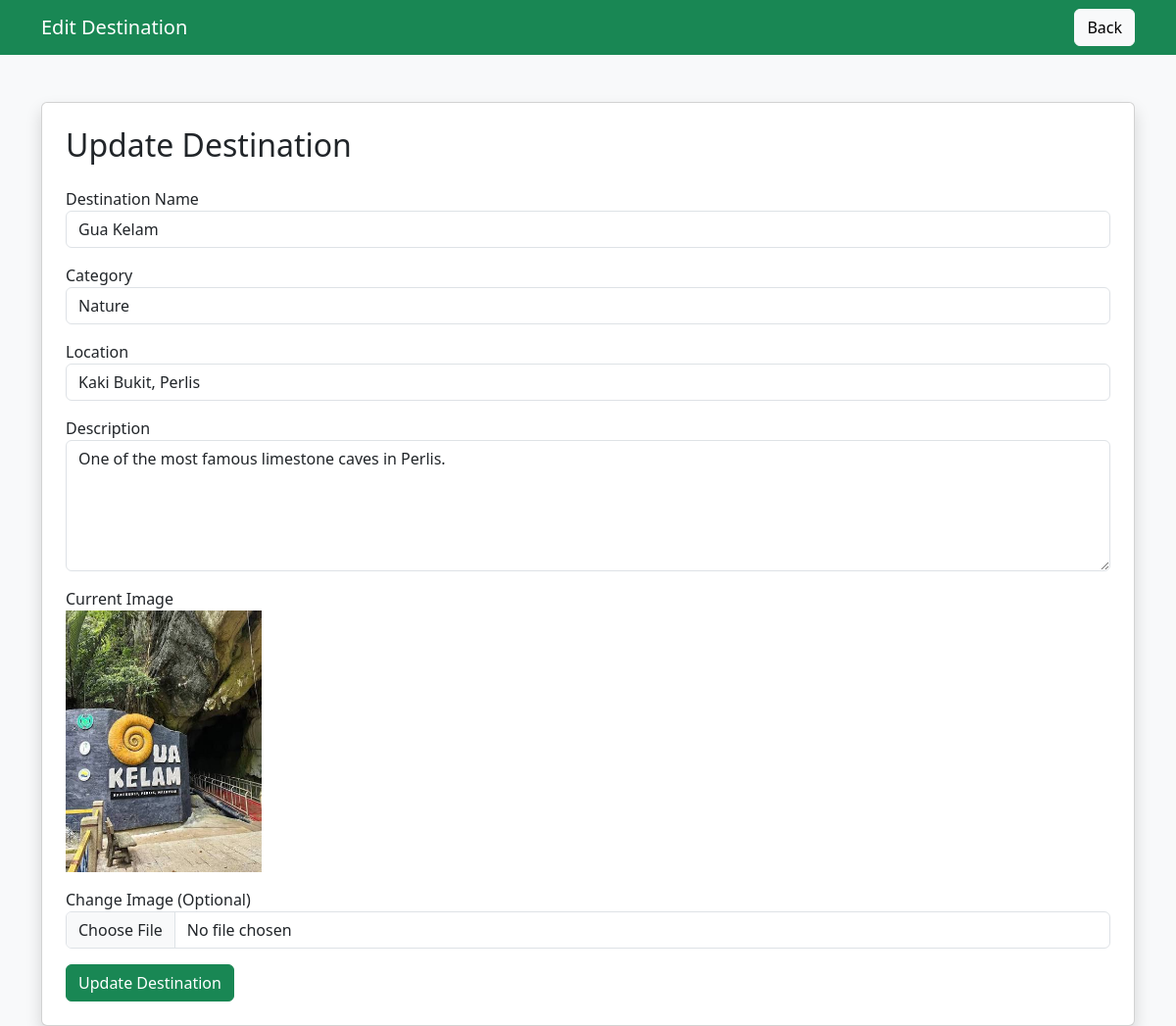
The page /admin/edit_destination.php?id=1 (signed in) on the database its author committed.
### tables this page shows
CREATE TABLE `destinations` (
  `destination_id` int(11) NOT NULL,
  `destination_name` varchar(100) NOT NULL,
  `category` varchar(50) DEFAULT NULL,
  `location` varchar(100) DEFAULT NULL,
  `description` text DEFAULT NULL,
  `image` varchar(255) DEFAULT NULL,
  `created_at` timestamp NOT NULL DEFAULT current_timestamp()
);

### admin/edit_destination.php (the view, shortened to what this page needs)
<?php
include("../config.php");
if(isset($_GET['id'])){
    $id = $_GET['id'];
}
else{
    header("Location: manage_destination.php");
    exit();
}
$result = mysqli_query($conn,
"SELECT * FROM destinations
WHERE destination_id='$id'"
);
$data = mysqli_fetch_assoc($result);
?>
<!DOCTYPE html>
<html lang="en">
<head>
<link href="https://cdn.jsdelivr.net/npm/bootstrap@5.3.3/dist/css/bootstrap.min.css" rel="stylesheet">
</head>
<body class="bg-light">
<nav class="navbar navbar-dark bg-success">
<div class="container">
<span class="navbar-brand">
Edit Destination
</span>
<a href="manage_destination.php"
class="btn btn-light">
Back
</a>
</div>
</nav>
<div class="container mt-5">
<div class="card shadow p-4">
<h2 class="mb-4">
Update Destination
</h2>
<form method="POST"
enctype="multipart/form-data">
<div class="mb-3">
<label>
Destination Name
</label>
<input type="text"
name="name"
class="form-control"
value="<?php echo $data['destination_name']; ?>"
required>
</div>
<div class="mb-3">
<label>
Category
</label>
<select name="category"
class="form-control">
<option
<?php if($data['category']=="Nature") echo "selected"; ?>>
Nature
</option>
</select>
</div>
<div class="mb-3">
<label>
Location
</label>
<input type="text"
name="location"
class="form-control"
value="<?php echo $data['location']; ?>"
required>
</div>
<div class="mb-3">
<label>
Description
</label>
<textarea name="description"
class="form-control"
rows="5"
required><?php echo $data['description']; ?></textarea>
</div>
<div class="mb-3">
<label>
Current Image
</label>
<br>
<img src="../assets/images/<?php echo $data['image']; ?>"
width="200">
</div>
<div class="mb-3">
<label>
Change Image (Optional)
</label>
<input type="file"
name="image"
class="form-control">
</div>
<button type="submit"
name="update"
class="btn btn-success">
Update Destination
</button>
</form>
</div>
</div>
</body>
</html>

### rows shown on the page
destinations: name "Gua Kelam", category "Nature", location "Kaki Bukit, Perlis", description "One of the most famous limestone caves in Perlis.", image (picture)
